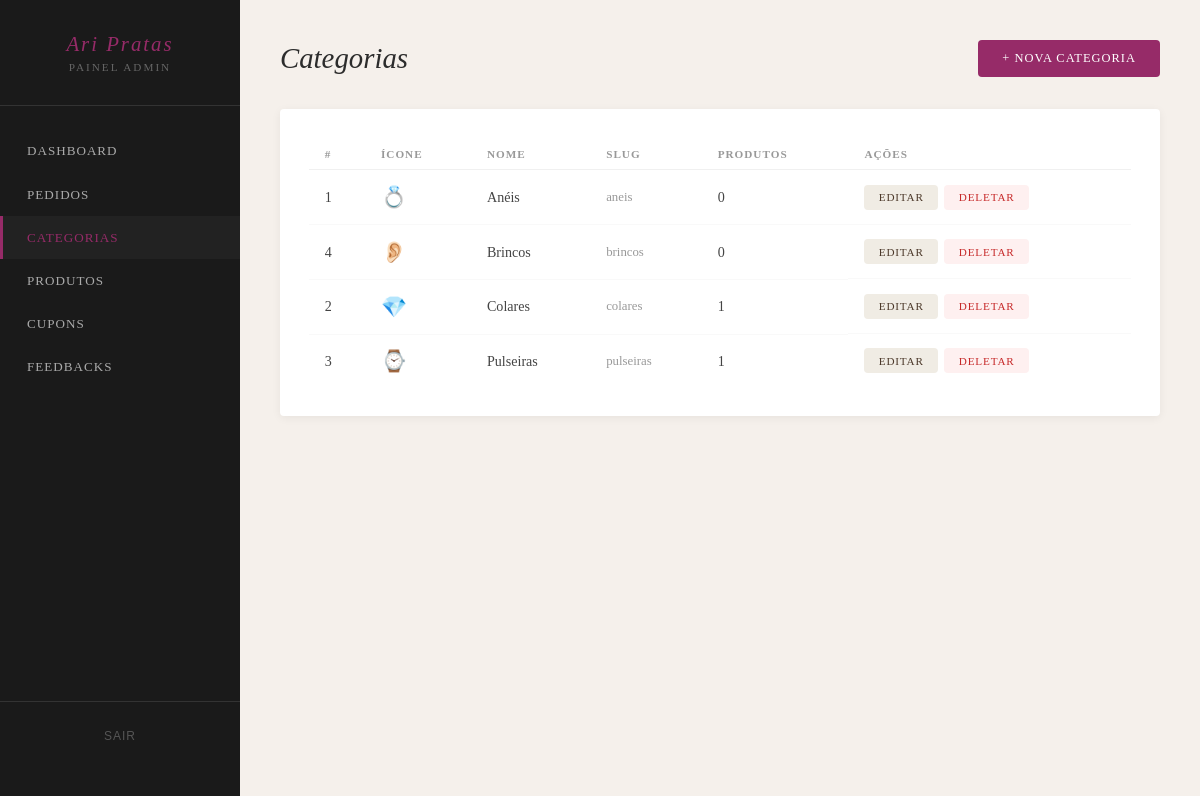
/painel/categorias/ (signed in), run on the app's committed database.
### loja/models.py (models this page shows, shortened)
class Categoria(models.Model):
    nome = models.CharField(max_length=100)
    slug = models.SlugField(unique=True, blank=True)
    icone = models.CharField(max_length=10, blank=True)  # ex: 💍
    class Meta:
        verbose_name_plural = "Categorias"

### painel/views.py (the view)
# urls.py: path('categorias/', views.categorias_lista, name='categorias_lista'),
@staff_member_required(login_url='/login/')
def categorias_lista(request):
    categorias = Categoria.objects.all().order_by('nome')
    return render(request, 'painel/categorias_lista.html', {'categorias': categorias})

### templates/painel/categorias_lista.html (shortened to what this page needs)
{% extends 'painel/base.html' %}
{% block content %}
<div class="page-header">
  <h2>Categorias</h2>
  <a href="{% url 'painel:categoria_criar' %}" class="btn-novo">+ Nova Categoria</a>
</div>
<div class="secao">
  <table>
    <thead>
      <tr>
        <th>#</th>
        <th>Ícone</th>
        <th>Nome</th>
        <th>Slug</th>
        <th>Produtos</th>
        <th>Ações</th>
      </tr>
    </thead>
    <tbody>
      {% for categoria in categorias %}
      <tr>
        <td>{{ categoria.id }}</td>
        <td style="font-size:1.3rem;">{{ categoria.icone }}</td>
        <td>{{ categoria.nome }}</td>
        <td style="color:#999; font-size:0.8rem;">{{ categoria.slug }}</td>
        <td>{{ categoria.produto_set.count }}</td>
        <td class="acoes">
          <a href="{% url 'painel:categoria_editar' categoria.id %}" class="btn-editar">Editar</a>
          <form method="post" action="{% url 'painel:categoria_deletar' categoria.id %}" style="display:inline;">
            <button type="submit" class="btn-deletar" onclick="return confirm('Deletar {{ categoria.nome }}?')">Deletar</button>
          </form>
        </td>
      </tr>
      {% empty %}
      <tr>
        <td colspan="6" style="text-align:center; color:#bbb; padding:2rem;">Nenhuma categoria cadastrada.</td>
      </tr>
      {% endfor %}
    </tbody>
  </table>
</div>
{% endblock %}

### data on the page
Categoria: id "1", icone "💍", nome "Anéis", slug "aneis", produto_set.count "0"
Categoria: id "4", icone "👂🏻", nome "Brincos", slug "brincos", produto_set.count "0"
Categoria: id "2", icone "💎", nome "Colares", slug "colares", produto_set.count "1"
Categoria: id "3", icone "⌚", nome "Pulseiras", slug "pulseiras", produto_set.count "1"
